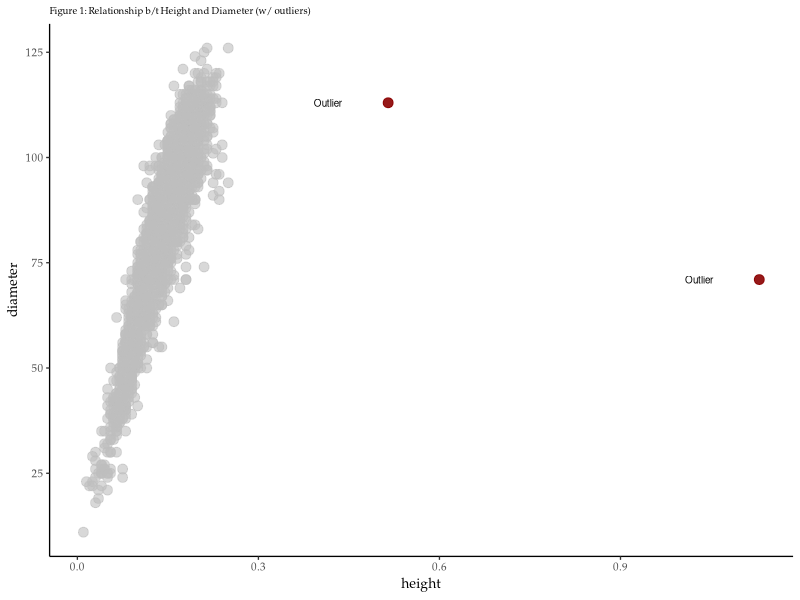
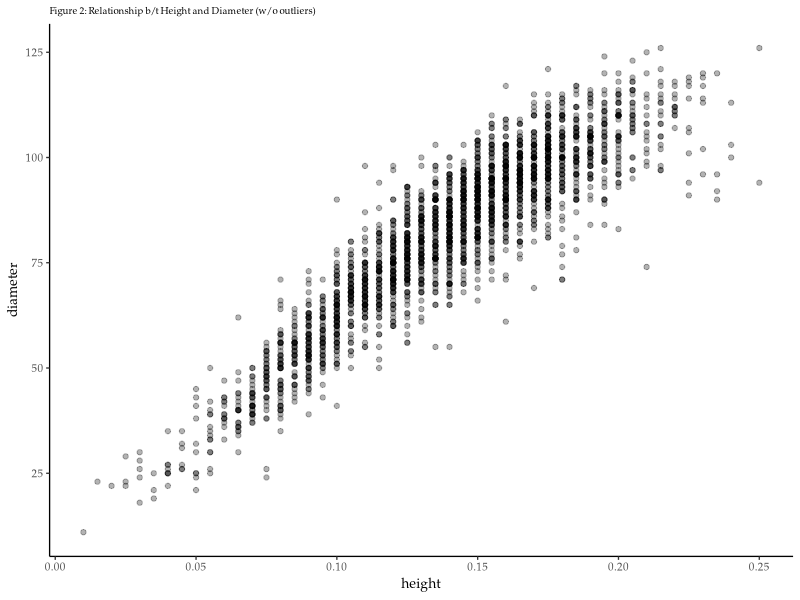

R code for these plots, in order: (Note: a time limit stopped this script after it produced the figures.)
## ---- chunk 1

library(dplyr)
library(ggplot2)
library(boot)
library(knitr)

setwd("/Users/jh/Documents/GitHub/nonparametric-stats-bootstrap-R")

### LOAD AND EXPLORE DATA -----------------------------------------------------
# Load data (with case as row names)
data <- read.table("Abalone.txt")

# Remove rings variable from data set
data <- data[-1]

## ---- chunk 2

ggplot(data, aes(height, diameter)) +
  geom_point(data=filter(data, height < 0.3), color='gray', size=3, alpha=0.6) +
  geom_point(data=filter(data, height > 0.3), color='dark red', size=3, alpha=0.9) +
  geom_text(data=filter(data, height > 0.3), label="Outlier", nudge_x=-0.1, size=2.5) +
  ggtitle("Figure 1: Relationship b/t Height and Diameter (w/ outliers)") +
  theme_classic(base_size=10, base_family="Palatino") +
  theme(plot.title = element_text(size = 7))

ggplot(filter(data, height < 0.3), aes(height, diameter)) +
  geom_point(alpha=0.3) +
  ggtitle("Figure 2: Relationship b/t Height and Diameter (w/o outliers)") +
  theme_classic(base_size=10, base_family="Palatino") +
  theme(plot.title = element_text(size = 7))

## ---- chunk 3

### PEARSON'S CORRELATION -----------------------------------------------------
# Correlation between height and diameter
corr.p <- cor(data$height, data$diameter, method="pearson") # pearson

# Leave-one-out jackknife estimate of correlation
n <- nrow(data)
corr.p.jack <- rep(0, n)
for (i in 1:n) {
  corr.p.jack[i] <- cor(data[-i, c("height", "diameter")], 
                        method="pearson")[1,2]
}

# Jackknife estimate for SE of correlation coefficient
se.p.jack <- sqrt((n - 1) / n * sum((corr.p.jack - mean(corr.p.jack))^2))

# Normal theory confidence interval
ci.p.norm <- c(corr.p - se.p.jack * qnorm(0.975), 
               corr.p + se.p.jack * qnorm(0.975))

# Function to estimate SE using bootstrap
estimate_se_boot <- function(x1, x2, B, method='pearson') {
  # Estimate bootstrap SE for correlation coefficient
  n <- length(x1)
  corr.boot <- rep(0, B)
  for (i in 1:B) {
    idx <- sample(1:n, n, replace=T)
    corr.boot[i] <- cor(x1[idx], x2[idx], method=method)
  }
  return(sd(corr.boot))
}

# Construct bootstrapped t-distribution
B <- 10000
t.p.boot <- rep(0, B)
for (i in 1:B) {
  idx <- sample(1:n, n, replace=T)
  height.boot <- data$height[idx]
  diameter.boot <- data$diameter[idx]
  corr.p.boot <- cor(height.boot, diameter.boot, method='pearson')
  se.p.boot <- estimate_se_boot(height.boot, diameter.boot, 100, method='pearson')
  t.p.boot[i] <- (corr.p.boot - corr.p) / se.p.boot
}

# Compute SE for observed sample
se.p <- estimate_se_boot(data$height, data$diameter, 1000, method='pearson')

# Compute confidence interval
ci.p.boot <- c(corr.p + se.p * sort(t.p.boot)[B * 0.025],
               corr.p + se.p * sort(t.p.boot)[B * 0.975])

## ---- chunk 4
### PEARSON'S CORRELATION W/O OUTLIERS ----------------------------------------
# Remove two outliers
data.exout <- filter(data, height < 0.4)

# Correlation between height and diameter
corr.p.exout <- cor(data.exout$height, data.exout$diameter, method="pearson")

# Leave-one-out jackknife estimate of correlation
n <- nrow(data.exout)
corr.p.jack.exout <- rep(0, n)
for (i in 1:n) {
  corr.p.jack.exout[i] <- cor(data.exout[-i, c("height", "diameter")], 
                              method="pearson")[1,2]
}

# Jackknife estimate for SE of correlation coefficient
se.p.jack.exout <- sqrt((n - 1) / n * sum(
  (corr.p.jack.exout - mean(corr.p.jack.exout))^2))

# Normal theory confidence interval
ci.p.norm.exout <- c(corr.p.exout - se.p.jack.exout * qnorm(0.975), 
                     corr.p.exout + se.p.jack.exout * qnorm(0.975))

# Construct bootstrapped t-distribution
B <- 10000
t.p.boot.exout <- rep(0, B)
for (i in 1:B) {
  idx <- sample(1:n, n, replace=T)
  height.boot <- data.exout$height[idx]
  diameter.boot <- data.exout$diameter[idx]
  corr.p.boot <- cor(height.boot, diameter.boot, method='pearson')
  se.p.boot <- estimate_se_boot(height.boot, diameter.boot, 100, method='pearson')
  t.p.boot.exout[i] <- (corr.p.boot - corr.p.exout) / se.p.boot
}

# Compute SE for observed sample
se.p.exout <- estimate_se_boot(data.exout$height, data.exout$diameter, 
                               1000, method='pearson')

# Compute confidence interval
ci.p.boot.exout <- c(corr.p.exout + se.p.exout * sort(t.p.boot.exout)[B * 0.025],
                     corr.p.exout + se.p.exout * sort(t.p.boot.exout)[B * 0.975])
## ---- chunk 5

### SPEARMAN'S CORRELATION -----------------------------------------------------
corr.s <- cor(data$height, data$diameter, method="spearman") # spearman

# Leave-one-out jackknife estimate of correlation
n <- nrow(data)
corr.s.jack <- rep(0, n)
for (i in 1:n) {
  corr.s.jack[i] <- cor(data[-i, c("height", "diameter")], 
                        method="spearman")[1,2]
}

# Jackknife estimate for SE of correlation coefficient
se.s.jack <- sqrt((n - 1) / n * sum((corr.s.jack - mean(corr.s.jack))^2))

# Normal theory confidence interval
ci.s.norm <- c(corr.s - se.s.jack * qnorm(0.975), 
               corr.s + se.s.jack * qnorm(0.975))

# Construct bootstrapped t-distribution
B <- 10000
t.s.boot <- rep(0, B)
for (i in 1:B) {
  idx <- sample(1:n, n, replace=T)
  height.boot <- data$height[idx]
  diameter.boot <- data$diameter[idx]
  corr.s.boot <- cor(height.boot, diameter.boot, method='spearman')
  se.s.boot <- estimate_se_boot(height.boot, diameter.boot, 100, method='spearman')
  t.s.boot[i] <- (corr.s.boot - corr.s) / se.s.boot
}

# Compute SE for observed sample
se.s <- estimate_se_boot(data$height, data$diameter, 1000, method='spearman')

# Compute confidence interval
ci.s.boot <- c(corr.s + se.s * sort(t.s.boot)[B * 0.025],
               corr.s + se.s * sort(t.s.boot)[B * 0.975])


## ---- chunk 6
### SPEARMAN'S CORRELATION W/O OUTLIERS ---------------------------------------
# Remove two outliers
data.exout <- filter(data, height < 0.4)

# Correlation between height and diameter
corr.s.exout <- cor(data.exout$height, data.exout$diameter, method="spearman")

# Leave-one-out jackknife estimate of correlation
n <- nrow(data.exout)
corr.s.jack.exout <- rep(0, n)
for (i in 1:n) {
  corr.s.jack.exout[i] <- cor(data.exout[-i, c("height", "diameter")], 
                              method="spearman")[1,2]
}

# Jackknife estimate for SE of correlation coefficient
se.s.jack.exout <- sqrt((n - 1) / n * sum(
  (corr.s.jack.exout - mean(corr.s.jack.exout))^2))

# Normal theory confidence interval
ci.s.norm.exout <- c(corr.s.exout - se.s.jack.exout * qnorm(0.975), 
                     corr.s.exout + se.s.jack.exout * qnorm(0.975))

# Construct bootstrapped t-distribution
B <- 10000
t.s.boot.exout <- rep(0, B)
for (i in 1:B) {
  idx <- sample(1:n, n, replace=T)
  height.boot <- data.exout$height[idx]
  diameter.boot <- data.exout$diameter[idx]
  corr.s.boot <- cor(height.boot, diameter.boot, method='spearman')
  se.s.boot <- estimate_se_boot(height.boot, diameter.boot, 100, method='spearman')
  t.s.boot.exout[i] <- (corr.s.boot - corr.s) / se.s.boot
}

# Compute SE for observed sample
se.s.exout <- estimate_se_boot(data.exout$height, 
                               data.exout$diameter, 1000, method='spearman')

# Compute confidence interval
ci.s.boot.exout <- c(corr.s.exout + se.s.exout * sort(t.s.boot.exout)[B * 0.025],
                     corr.s.exout + se.s.exout * sort(t.s.boot.exout)[B * 0.975])


## ---- chunk 7
#####################
## BERNOULLI MODEL ##
#####################

## TWO PREDICTOR MODEL --------------------------------------------------------
# Remove the variable rings, using the data set with outliers removed
df <- data.exout[-1]

# Find the lowest and highest correlated predictors
corr.mat <- cor(df[1:7], y=df['infant'])
y <- df$infant
x1 <- df[, which.min(abs(corr.mat))]
x2 <- df[, which.max(abs(corr.mat))]

# Fit model with two predictors and record observed test statistic
model.full <- glm(y ~ x1 + x2, family='binomial')
T.obs.red <- (model.full$coefficients[3] - 0)^2

# Fit reduced model to obtain coefficients under null hypothesis
model.reduced <- glm(y ~ x1, family='binomial')
b0 <- model.reduced$coefficients[1]
b1 <- model.reduced$coefficients[2]

# Generate success probabilities based on reduced model
probs <- inv.logit(b0 + b1*x1)

# Simulate new data set by generating y* and generate t-distribution
n <- nrow(df)
B <- 10000
T.boot.red <- rep(0, B)
for (b in 1:B) {
  y.boot <- rbinom(n, 1, probs)
  model.full.boot <- glm(y.boot ~ x1 + x2, family='binomial')
  T.boot.red[b] <- (model.full.boot$coefficients[3] - 0)^2
}

# Calculate p-value
p.boot.red <- mean(T.boot.red >= T.obs.red)


## FULL MODEL -----------------------------------------------------------------

# Fit the full model and compute T.obs
model.full <- glm(infant ~ ., data=df, family='binomial')
T.obs.full <- (model.full$coefficients[4] - 0)^2

# Fit reduced model to obtain coefficients under null hypothesis
model.reduced <- glm(infant ~ ., data=df[-which(names(df) == 'height')], 
                     family='binomial')

# Generate success probabilities based on reduced model
probs <- inv.logit(model.reduced$fitted.values)

# Simulate new data set by generating y* and generate t-distribution
n <- nrow(df)
B <- 10000
T.boot.full <- rep(0, B)
for (b in 1:B) {
  y.boot <- rbinom(n, 1, probs)
  model.full.boot <- glm(y.boot ~ ., data=df[1:7], family='binomial')
  T.boot.full[b] <- (model.full.boot$coefficients[4] - 0)^2
}

# Calculate p-value
p.boot.full <- mean(T.boot.full >= T.obs.full)
## ---- chunk 8
include_graphics("tdist_reduced.jpeg")
## ---- chunk 9
include_graphics("tdist_full.jpeg")
